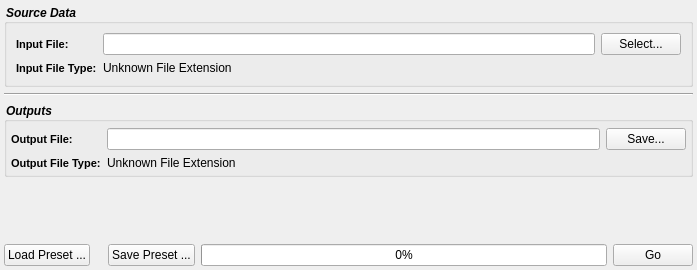
<?xml version="1.0" encoding="UTF-8"?>
<ui version="4.0">
 <class>FileConversionWidget</class>
 <widget class="QWidget" name="FileConversionWidget">
  <property name="geometry">
   <rect>
    <x>0</x>
    <y>0</y>
    <width>697</width>
    <height>270</height>
   </rect>
  </property>
  <property name="windowTitle">
   <string>Form</string>
  </property>
  <layout class="QGridLayout" name="gridLayout">
   <property name="margin">
    <number>4</number>
   </property>
   <item row="0" column="0">
    <widget class="QGroupBox" name="InputsGroupBox">
     <property name="styleSheet">
      <string notr="true">QGroupBox 
{
	font-style: italic;font-weight: bold;
font-size: 12px;
}</string>
     </property>
     <property name="title">
      <string>Source Data</string>
     </property>
     <layout class="QGridLayout" name="gridLayout_2">
      <item row="0" column="0">
       <widget class="QLabel" name="label">
        <property name="styleSheet">
         <string notr="true">QLabel {
font-weight: bold;
font-size: 11px;
}</string>
        </property>
        <property name="text">
         <string>Input File:</string>
        </property>
       </widget>
      </item>
      <item row="0" column="2">
       <widget class="QFSDropLineEdit" name="m_InputFilePath"/>
      </item>
      <item row="0" column="3">
       <widget class="QPushButton" name="m_SelectInputBtn">
        <property name="text">
         <string>Select...</string>
        </property>
       </widget>
      </item>
      <item row="1" column="0">
       <widget class="QLabel" name="label_3">
        <property name="styleSheet">
         <string notr="true">QLabel {
font-weight: bold;
font-size: 11px;
}</string>
        </property>
        <property name="text">
         <string>Input File Type:</string>
        </property>
       </widget>
      </item>
      <item row="1" column="2">
       <widget class="QLabel" name="m_InputFileType">
        <property name="text">
         <string>Unknown File Extension</string>
        </property>
       </widget>
      </item>
     </layout>
    </widget>
   </item>
   <item row="1" column="0">
    <widget class="Line" name="line_7">
     <property name="orientation">
      <enum>Qt::Horizontal</enum>
     </property>
    </widget>
   </item>
   <item row="2" column="0">
    <widget class="QGroupBox" name="OutputsGroupBox">
     <property name="styleSheet">
      <string notr="true">QGroupBox 
{
	font-style: italic;font-weight: bold;
font-size: 12px;
}</string>
     </property>
     <property name="title">
      <string>Outputs</string>
     </property>
     <layout class="QGridLayout" name="gridLayout_3">
      <property name="leftMargin">
       <number>4</number>
      </property>
      <property name="topMargin">
       <number>6</number>
      </property>
      <property name="rightMargin">
       <number>4</number>
      </property>
      <property name="bottomMargin">
       <number>4</number>
      </property>
      <item row="2" column="3">
       <widget class="QPushButton" name="m_SaveOutputBtn">
        <property name="text">
         <string>Save...</string>
        </property>
       </widget>
      </item>
      <item row="2" column="0">
       <widget class="QLabel" name="label_2">
        <property name="styleSheet">
         <string notr="true">QLabel {
font-weight: bold;
font-size: 11px;
}</string>
        </property>
        <property name="text">
         <string>Output File:</string>
        </property>
       </widget>
      </item>
      <item row="3" column="0">
       <widget class="QLabel" name="label_4">
        <property name="styleSheet">
         <string notr="true">QLabel {
font-weight: bold;
font-size: 11px;
}</string>
        </property>
        <property name="text">
         <string>Output File Type:</string>
        </property>
       </widget>
      </item>
      <item row="3" column="1">
       <widget class="QLabel" name="m_OutputFileType">
        <property name="text">
         <string>Unknown File Extension</string>
        </property>
       </widget>
      </item>
      <item row="2" column="1">
       <widget class="QFSDropLineEdit" name="m_OutputFilePath"/>
      </item>
     </layout>
    </widget>
   </item>
   <item row="3" column="0">
    <spacer name="verticalSpacer">
     <property name="orientation">
      <enum>Qt::Vertical</enum>
     </property>
     <property name="sizeHint" stdset="0">
      <size>
       <width>20</width>
       <height>40</height>
      </size>
     </property>
    </spacer>
   </item>
   <item row="4" column="0">
    <layout class="QHBoxLayout" name="BIG_LAYOUT">
     <item>
      <widget class="QPushButton" name="m_LoadSettingsBtn">
       <property name="text">
        <string>Load Preset ...</string>
       </property>
      </widget>
     </item>
     <item>
      <spacer name="horizontalSpacer_19">
       <property name="orientation">
        <enum>Qt::Horizontal</enum>
       </property>
       <property name="sizeType">
        <enum>QSizePolicy::Fixed</enum>
       </property>
       <property name="sizeHint" stdset="0">
        <size>
         <width>12</width>
         <height>20</height>
        </size>
       </property>
      </spacer>
     </item>
     <item>
      <widget class="QPushButton" name="m_SaveSettingsBtn">
       <property name="text">
        <string>Save Preset ...</string>
       </property>
      </widget>
     </item>
     <item>
      <widget class="QProgressBar" name="m_progressBar">
       <property name="value">
        <number>0</number>
       </property>
      </widget>
     </item>
     <item>
      <widget class="QPushButton" name="m_GoBtn">
       <property name="text">
        <string>Go</string>
       </property>
      </widget>
     </item>
    </layout>
   </item>
  </layout>
 </widget>
 <customwidgets>
  <customwidget>
   <class>QFSDropLineEdit</class>
   <extends>QLineEdit</extends>
   <header location="global">QFSDropLineEdit.h</header>
  </customwidget>
 </customwidgets>
 <resources>
  <include location="../../../../Resources/icons/images/Icons.qrc"/>
 </resources>
 <connections/>
</ui>
